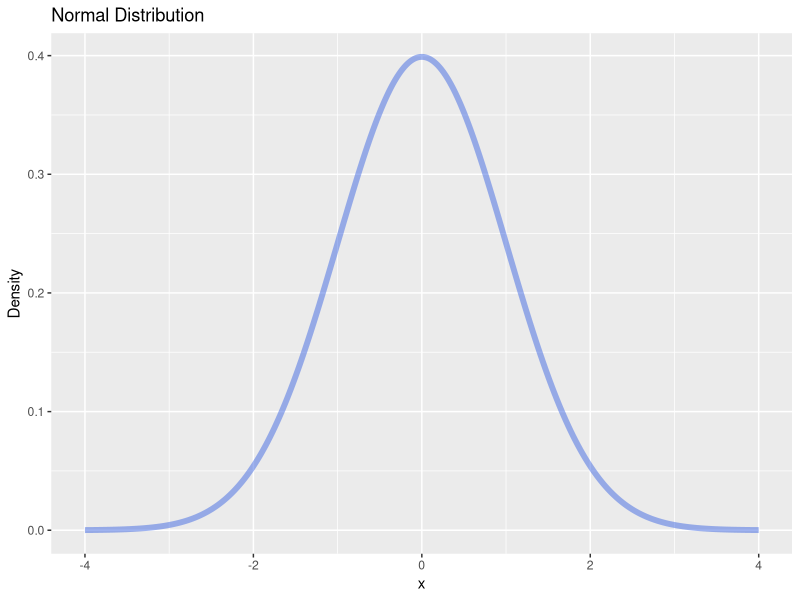
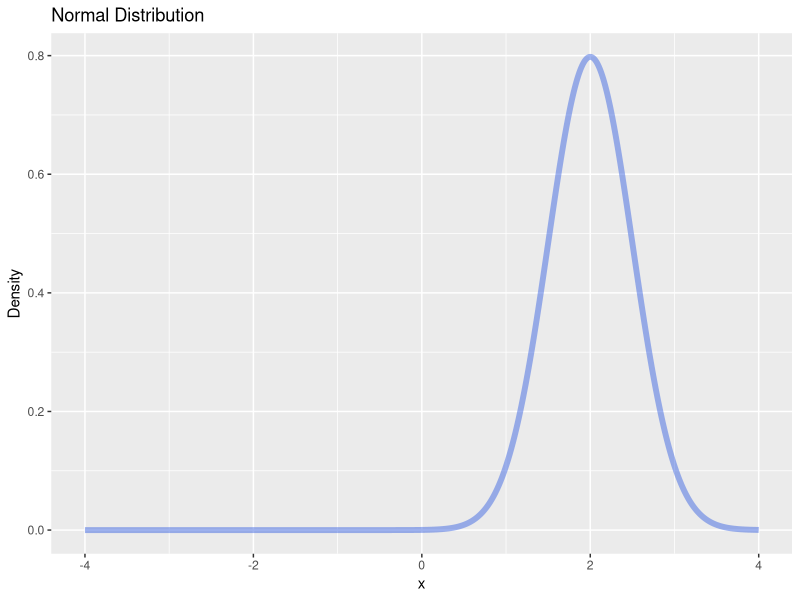

The R source for these figures, in order: (Note: this script raises an error after producing the figures.)
## ---- chunk 1
suppressWarnings(library(tidyverse))
## ---- chunk 2
library(gganimate)
library(transformr)
## ---- chunk 3
x <- seq(-4,4, length.out = 1e4)
y <- dnorm(x, mean = 0, sd = 1)
dat <- tibble(x = x, y = y)

dat %>% ggplot(aes(x = x, y = y)) +
  geom_line(alpha=0.5, linewidth = 2, color = "#4169E1") +
  labs(title = "Normal Distribution",
       y = "Density")
## ---- chunk 4
x <- seq(-4,4, length.out = 1e4)
y <- dnorm(x, mean = 2, sd = .5)
dat <- tibble(x = x, y = y)

dat %>% ggplot(aes(x = x, y = y)) +
  geom_line(alpha=0.5, linewidth = 2, color = "#4169E1") +
  labs(title = "Normal Distribution",
       y = "Density")
## ---- chunk 5
prior <- tibble(x = seq(-4,4, length.out = 1e4),
                y = dnorm(x, mean = 0, sd = 1),
                group =1)

post <-  tibble(x = seq(-4,4, length.out = 1e4),
                y = dnorm(x, mean = 2, sd = .5),
                group =2)

prior_post <- bind_rows(prior,post)

prior_post %>% ggplot(aes(x=x, y=y)) + 
  geom_line(alpha=0.5, linewidth = 2, color = "#4169E1") +
  #Animation
  labs (x = "dMACS",
        y = "Density") + 
  transition_time(group) + 
  ease_aes('linear')
## ---- chunk 6
a <- seq(0, 2, length = 100)
b <- seq(1, .5, length = 100)
## ---- chunk 7
prior_post<- tibble(x = 0, y = 0, frame = 0)
for (i in 1:100){
x<-seq(-4,4, length.out = 1e4)
y<-dnorm(x, a[i], b[i])
y<-y/max(y)*(.5)
dat <- tibble(x = x, y = y, frame = i)
prior_post <- bind_rows(prior_post, dat)
}
prior_post <- prior_post[-1,]
## ---- chunk 8
prior_post %>% ggplot(aes(x=x, y=y)) + 
  geom_line(alpha=0.5, linewidth = 2, color = "#4169E1") +
  #Animation
  labs (x = "dMACS",
        y = "Density") + 
  transition_time(frame) + 
  ease_aes('linear')
## ---- chunk 9
prior_post %>% ggplot(aes(x=x, y=y)) + 
  geom_line(alpha=0.5, linewidth = 2, color = "#4169E1") +
  geom_vline(xintercept = 2) +
  #Animation
  labs (title = "Amount of Prior Knowledge = {frame_time}%",
        subtitle ="                                                                                                True Value",
        x = "dMACS",
        y = "Density") + 
  transition_time(frame) + 
  ease_aes('linear')
